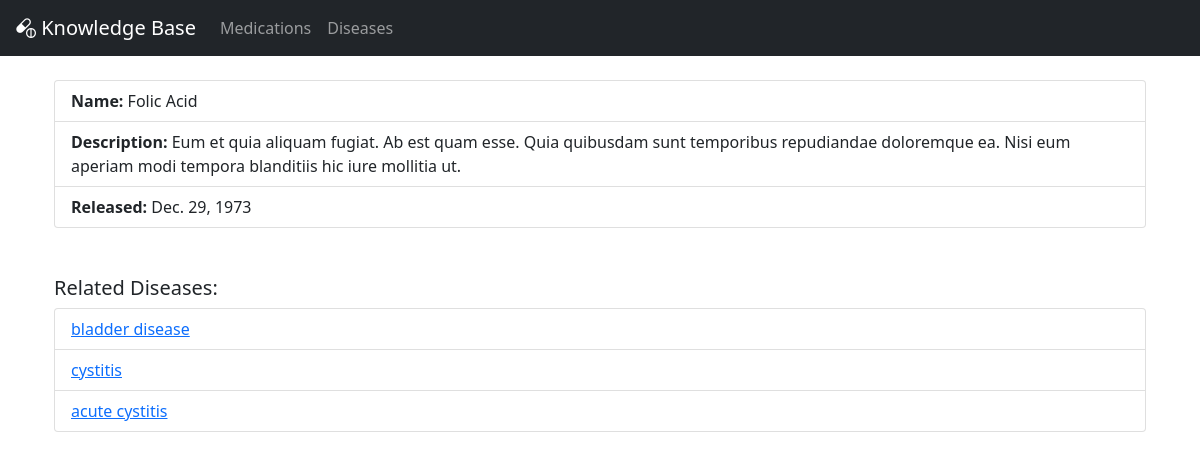
Screenshot of /medication_details/1/ with the database file from the repository.
### health_catalog/models.py (models this page shows, shortened)
class Medication(models.Model):
    uuid = models.UUIDField(unique=True)
    name = models.CharField(max_length=200)
    description = models.TextField()
    released = models.DateField()

class Disease(models.Model):
    name = models.CharField(max_length=200)
    medications = models.ManyToManyField(Medication, related_name='diseases')

### health_catalog/views.py (the view)
# urls.py: path('medication_details/<int:pk>/', MedicationDetailView.as_view(), name='medication_details'),
class MedicationDetailView(DetailView):
    model = Medication
    context_object_name = 'medication'
    template_name = 'medication_details.html'

### health_catalog/templates/health_catalog/medication_details.html (shortened to what this page needs)
{% extends 'base.html' %}
{% block content %}
    <div class="container mt-3">
        <ul class="list-group mb-5">
            <li class="list-group-item"><strong>Name:</strong> {{ medication.name }}</li>
            <li class="list-group-item"><strong>Description:</strong> {{ medication.description }}</li>
            <li class="list-group-item"><strong>Released:</strong> {{ medication.released }}</li>
        </ul>
        <h5>Related Diseases:</h5>
        <ul class="list-group">
            {% for disease in medication.diseases.all %}
                <li class="list-group-item">
                    <a href="{% url 'disease_details' disease.id %}">{{ disease.name }}</a>
                </li>
            {% endfor %}
        </ul>
    </div>
{% endblock %}

### rows the page displays
Medication: name "Folic Acid", description "Eum et quia aliquam fugiat. Ab est quam esse. Quia quibusdam sunt temporibus repudiandae doloremque ea. Nisi eum aperiam modi tempora blanditiis hic iure mollitia ut.", released "Dec. 29, 1973"
Disease: name "bladder disease"
Disease: name "cystitis"
Disease: name "acute cystitis"
